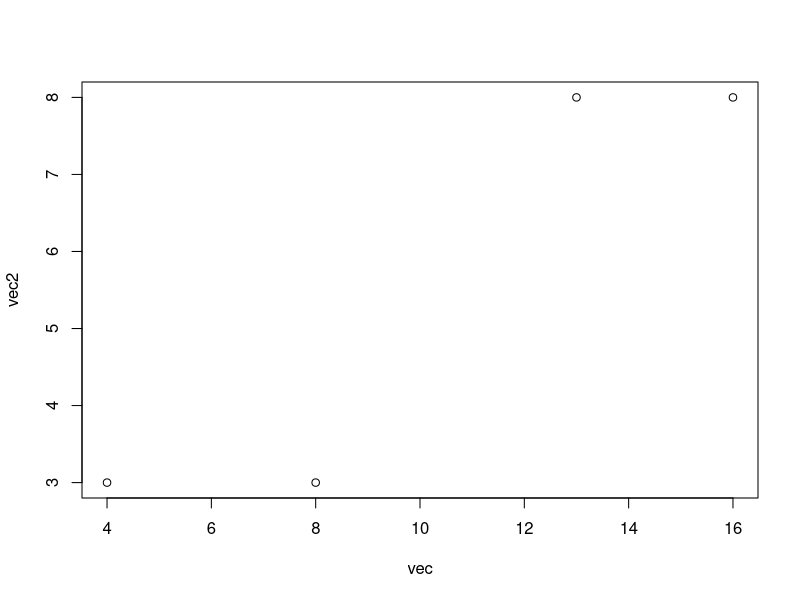
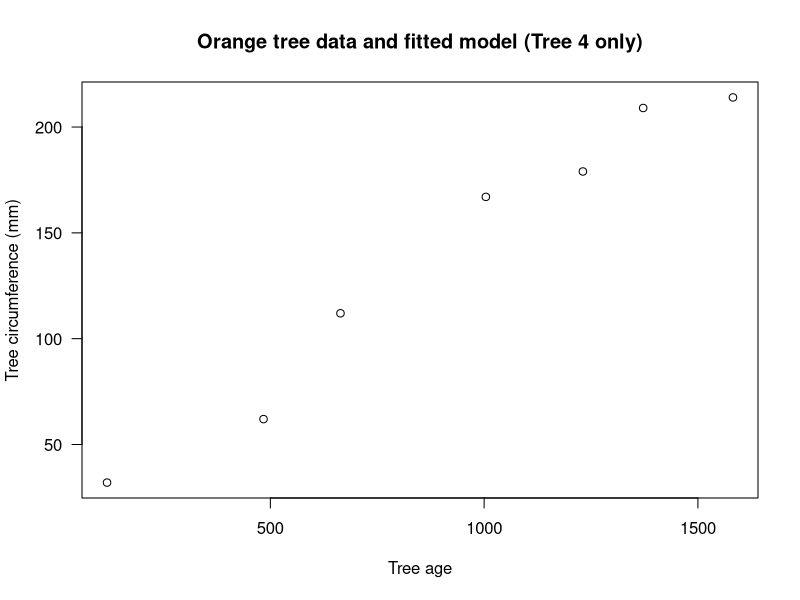

R code for these plots, in order:
## ---- chunk 1
# create a vector with 4 numeric elements:
vec = c(4, 8, 13, 16)
# what is the sum of the elements?
a = sum(vec)
a
## ---- chunk 2
# these variables are badly named! This plot could be anything.
vec2 = c(3, 3, 8, 8)
vec
plot( x = vec, y = vec2)
## ---- chunk 3
# Calculate the standard deviation
a <- sd(vec2)
a
## ---- chunk 4
# Create vector out of text elements
department <- c("MISM", "MSPPM","EPP")
department
## ---- chunk 5
# Extact growth records of Tree number 4 using subset
Orange.subset <- subset(Orange, Tree == 4)
Orange.subset

## ---- chunk 6
# Create a plot with circumference and age as the axis
plot(circumference ~ age, data = Orange, subset = Tree == 4,
     xlab = "Tree age",
     ylab = "Tree circumference (mm)", las = 1,
     main = "Orange tree data and fitted model (Tree 4 only)")

